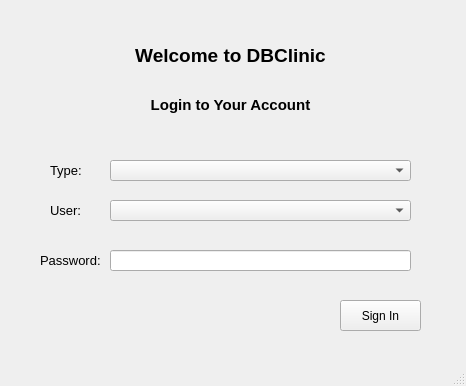
<?xml version="1.0" encoding="UTF-8"?>
<ui version="4.0">
 <class>MainWindow</class>
 <widget class="QMainWindow" name="MainWindow">
  <property name="windowModality">
   <enum>Qt::ApplicationModal</enum>
  </property>
  <property name="geometry">
   <rect>
    <x>0</x>
    <y>0</y>
    <width>466</width>
    <height>386</height>
   </rect>
  </property>
  <property name="windowTitle">
   <string>MainWindow</string>
  </property>
  <widget class="QWidget" name="centralwidget">
   <widget class="QComboBox" name="typeCombo">
    <property name="geometry">
     <rect>
      <x>110</x>
      <y>160</y>
      <width>301</width>
      <height>21</height>
     </rect>
    </property>
   </widget>
   <widget class="QLineEdit" name="passwordLine">
    <property name="geometry">
     <rect>
      <x>110</x>
      <y>250</y>
      <width>301</width>
      <height>21</height>
     </rect>
    </property>
    <property name="styleSheet">
     <string notr="true"/>
    </property>
    <property name="echoMode">
     <enum>QLineEdit::Password</enum>
    </property>
   </widget>
   <widget class="QPushButton" name="signinButton">
    <property name="geometry">
     <rect>
      <x>340</x>
      <y>300</y>
      <width>81</width>
      <height>31</height>
     </rect>
    </property>
    <property name="text">
     <string>Sign In</string>
    </property>
   </widget>
   <widget class="QLabel" name="label">
    <property name="geometry">
     <rect>
      <x>50</x>
      <y>70</y>
      <width>361</width>
      <height>71</height>
     </rect>
    </property>
    <property name="text">
     <string>&lt;html&gt;&lt;head/&gt;&lt;body&gt;&lt;p align=&quot;center&quot;&gt;&lt;span style=&quot; font-size:11pt; font-weight:600;&quot;&gt;Login to Your Account&lt;/span&gt;&lt;/p&gt;&lt;/body&gt;&lt;/html&gt;</string>
    </property>
   </widget>
   <widget class="QLabel" name="label_2">
    <property name="geometry">
     <rect>
      <x>50</x>
      <y>20</y>
      <width>361</width>
      <height>71</height>
     </rect>
    </property>
    <property name="text">
     <string>&lt;html&gt;&lt;head/&gt;&lt;body&gt;&lt;p align=&quot;center&quot;&gt;&lt;span style=&quot; font-size:14pt; font-weight:600;&quot;&gt;Welcome to DBClinic&lt;/span&gt;&lt;/p&gt;&lt;/body&gt;&lt;/html&gt;</string>
    </property>
   </widget>
   <widget class="QLabel" name="label_3">
    <property name="geometry">
     <rect>
      <x>50</x>
      <y>150</y>
      <width>81</width>
      <height>41</height>
     </rect>
    </property>
    <property name="text">
     <string>&lt;html&gt;&lt;head/&gt;&lt;body&gt;&lt;p&gt;&lt;span style=&quot; font-size:10pt;&quot;&gt;Type:&lt;/span&gt;&lt;/p&gt;&lt;/body&gt;&lt;/html&gt;</string>
    </property>
   </widget>
   <widget class="QLabel" name="label_4">
    <property name="geometry">
     <rect>
      <x>50</x>
      <y>190</y>
      <width>81</width>
      <height>41</height>
     </rect>
    </property>
    <property name="text">
     <string>&lt;html&gt;&lt;head/&gt;&lt;body&gt;&lt;p&gt;&lt;span style=&quot; font-size:10pt;&quot;&gt;User:&lt;/span&gt;&lt;/p&gt;&lt;/body&gt;&lt;/html&gt;</string>
    </property>
   </widget>
   <widget class="QLabel" name="label_5">
    <property name="geometry">
     <rect>
      <x>40</x>
      <y>240</y>
      <width>61</width>
      <height>41</height>
     </rect>
    </property>
    <property name="text">
     <string>&lt;html&gt;&lt;head/&gt;&lt;body&gt;&lt;p&gt;&lt;span style=&quot; font-size:10pt;&quot;&gt;Password:&lt;/span&gt;&lt;/p&gt;&lt;/body&gt;&lt;/html&gt;</string>
    </property>
   </widget>
   <widget class="QComboBox" name="usernameCombo">
    <property name="geometry">
     <rect>
      <x>110</x>
      <y>200</y>
      <width>301</width>
      <height>21</height>
     </rect>
    </property>
   </widget>
  </widget>
  <widget class="QStatusBar" name="statusbar"/>
 </widget>
 <resources/>
 <connections/>
</ui>
